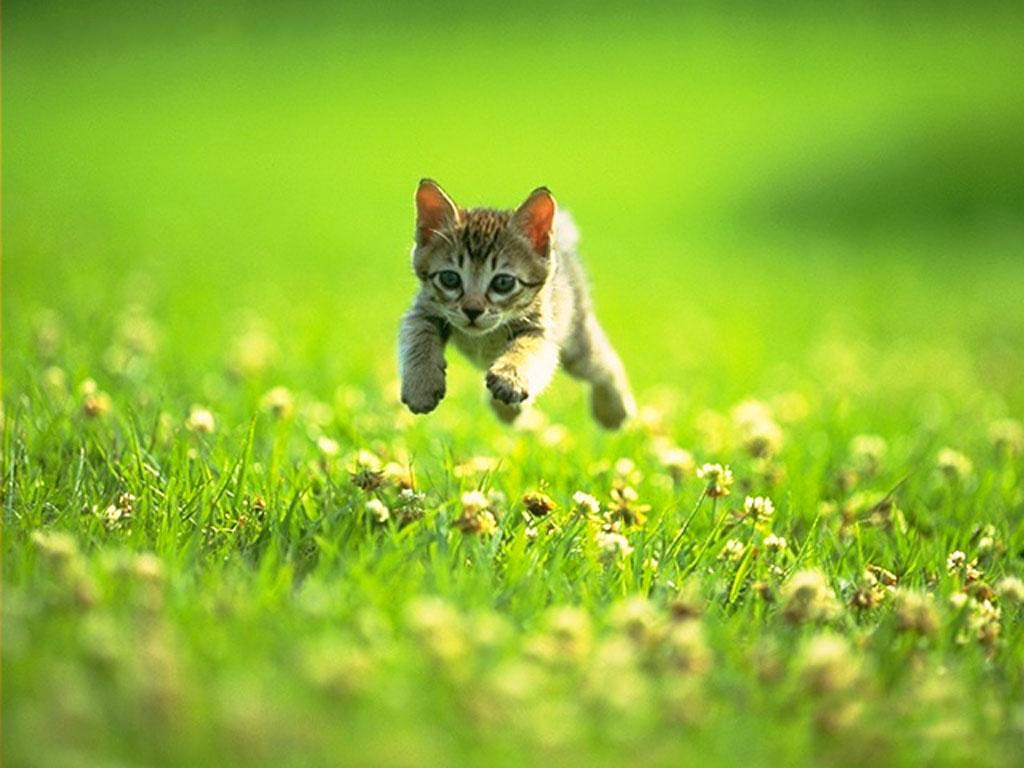
#> input picture image_processing/images/kitten.jpg, 1024 x 768 px, found by its file name
$ python Exercise3_analysis.py
#> lines starting #> are read from the running program, lines starting #| are printed output that depends on the picture; after the words box and inside, x2 and y2 are one past the last pixel; in counts of white or black regions, pixels touching at a corner belong together
def sobel_edge_detector(image, threshold):
    """
    Apply Sobel edge detection to a grayscale image.

    Parameters:
    image (numpy.ndarray): Input grayscale image array.

    Returns:
    numpy.ndarray: The gradient magnitude image after applying Sobel edge detection.
    """
    import numpy as np

    gradient_magnitude, gradient_angle = calculate_gradient(image)
    # Apply binary thresholding to the gradient magnitude
    binary_image = np.where(gradient_magnitude > threshold, 255, 0).astype(np.uint8)
    return binary_image
import numpy as np

def apply_convolution(image, kernel):
    """
    Apply convolution to a single-channel image with a given kernel.
    No use of cv2.filter2D.
    """
    # Ensure kernel is numpy array
    kernel = np.array(kernel)
    k_size = kernel.shape[0]
    pad = k_size // 2

    # Pad the image (zero padding chosen here)
    padded = np.pad(image, pad, mode='constant', constant_values=0)

    # Output image
    output = np.zeros_like(image, dtype=np.float32)

    # Convolution loop
    for i in range(image.shape[0]):
        for j in range(image.shape[1]):
            region = padded[i:i+k_size, j:j+k_size]
            output[i, j] = np.sum(region * kernel)

    # Clip to valid range and return uint8
    output = np.clip(output, 0, 255).astype(np.uint8)
    return output

def calculate_gradient(image):
    """
    Calculate the gradient magnitude of the input image using Sobel filters.

    Parameters:
    image (numpy.ndarray): Input grayscale image array.

    Returns:
    numpy.ndarray: The gradient magnitude image.
    """
    import numpy as np

    # Define Sobel filters
    sobel_filter_vert = np.array([[-1, 0, 1],
                                  [-2, 0, 2],
                                  [-1, 0, 1]], dtype=np.float32)
    sobel_filter_horz = np.array([[-1, -2, -1],
                                  [0, 0, 0],
                                  [1, 2, 1]], dtype=np.float32)

    # Apply Sobel filters to get gradients in x and y directions
    grad_x = apply_convolution(image, sobel_filter_vert)
    grad_y = apply_convolution(image, sobel_filter_horz)

    # Calculate gradient magnitude
    gradient_magnitude = np.sqrt(grad_x.astype(np.float32)**2 + grad_y.astype(np.float32)**2)

    # Clip to valid range and return uint8
    gradient_magnitude = np.clip(gradient_magnitude, 0, 255).astype(np.uint8)
    gradient_angle = np.arctan2(grad_y, grad_x)
    return gradient_magnitude,  gradient_angle

def edge_directional_map(image, direction_range):
    """
    Generate an edge directional map from a grayscale image.

    Parameters:
    image (numpy.ndarray): Input grayscale image array.
    threshold (float): Threshold value to filter weak edges.

    Returns:
    numpy.ndarray: The edge directional map with angles in degrees.
    """
    import numpy as np


    gradient_magnitude, gradient_angle = calculate_gradient(image)
    # Apply thresholding to the gradient magnitude
    edge_directional_map = np.where((gradient_angle > direction_range[0]) & (gradient_angle < direction_range[1]), 255, 0).astype(np.float32)
    return edge_directional_map


import cv2
import matplotlib.pyplot as plt

# Load the image as grayscale
image_path = 'C:\\Users\\Boone Pool\\CSC391\\image_processing\\images\\kitten.jpg'  # Replace with the path to your image
image = cv2.imread(image_path, cv2.IMREAD_GRAYSCALE)
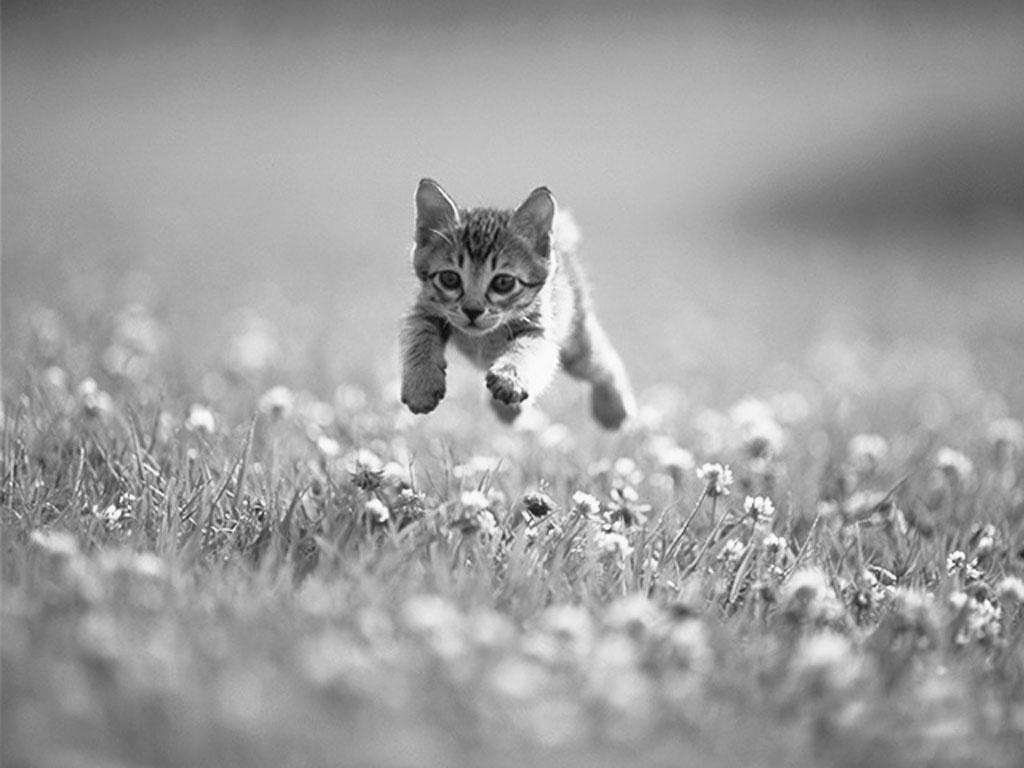
#> image: shape (768, 1024); min 8, max 255, mean 159.4

# Apply Sobel edge detector
threshold = 50  # Adjust threshold as needed
sobel_edges = sobel_edge_detector(image, threshold)
#> after the loop in apply_convolution (call 2), `for i in range(image.shape[0]):`:
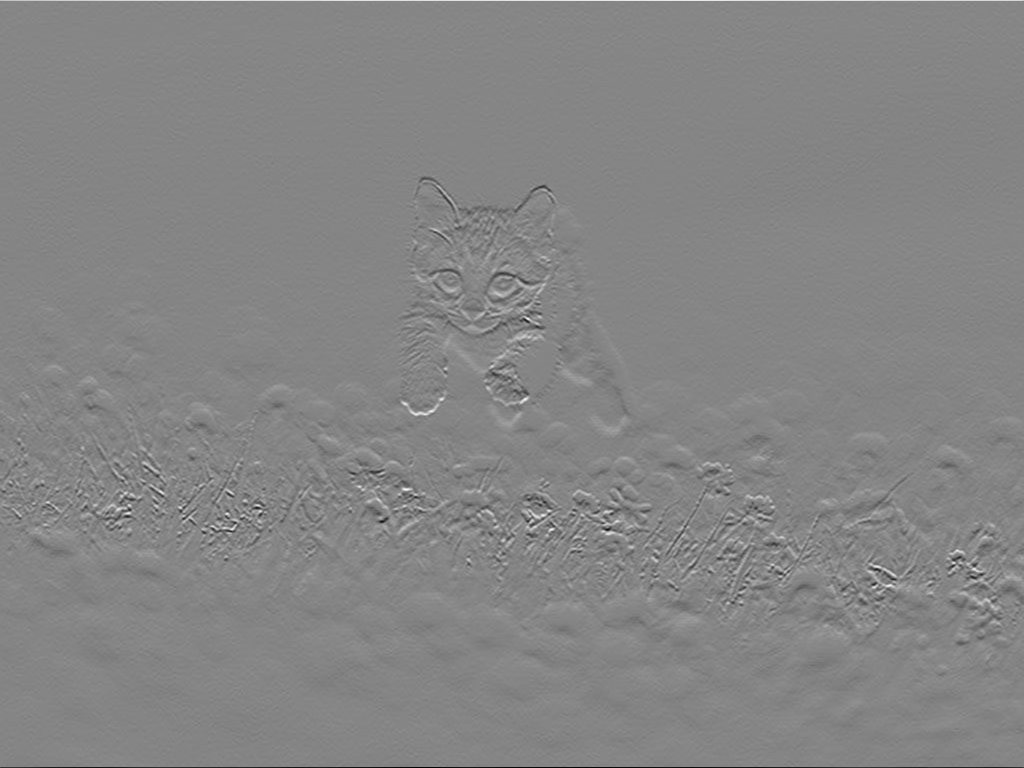
#> output: shape (768, 1024) float32; min -670, max 614, mean 0.1; drawn with min black and max white
#> in calculate_gradient, `gradient_angle = np.arctan2(grad_y, grad_x)`:
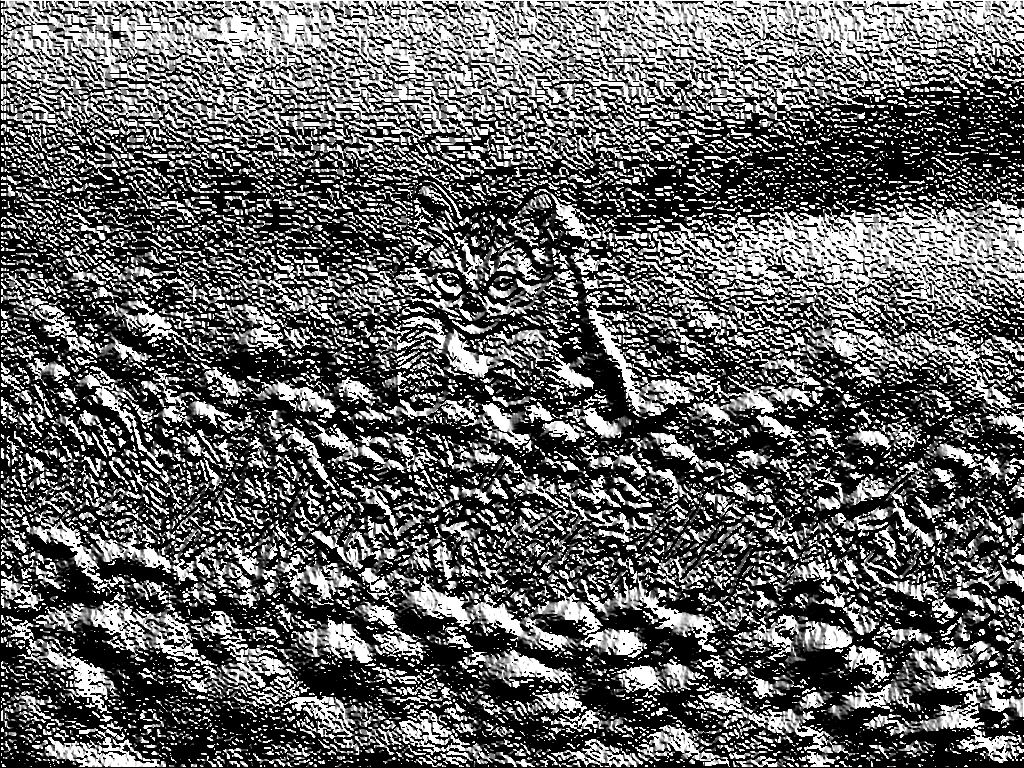
#> gradient_angle: shape (768, 1024) float16; min 0, max 1.57, mean 0.609; drawn with min black and max white
#> in sobel_edge_detector, `binary_image = np.where(gradient_magnitude > threshold, 255, 0).astype..`:
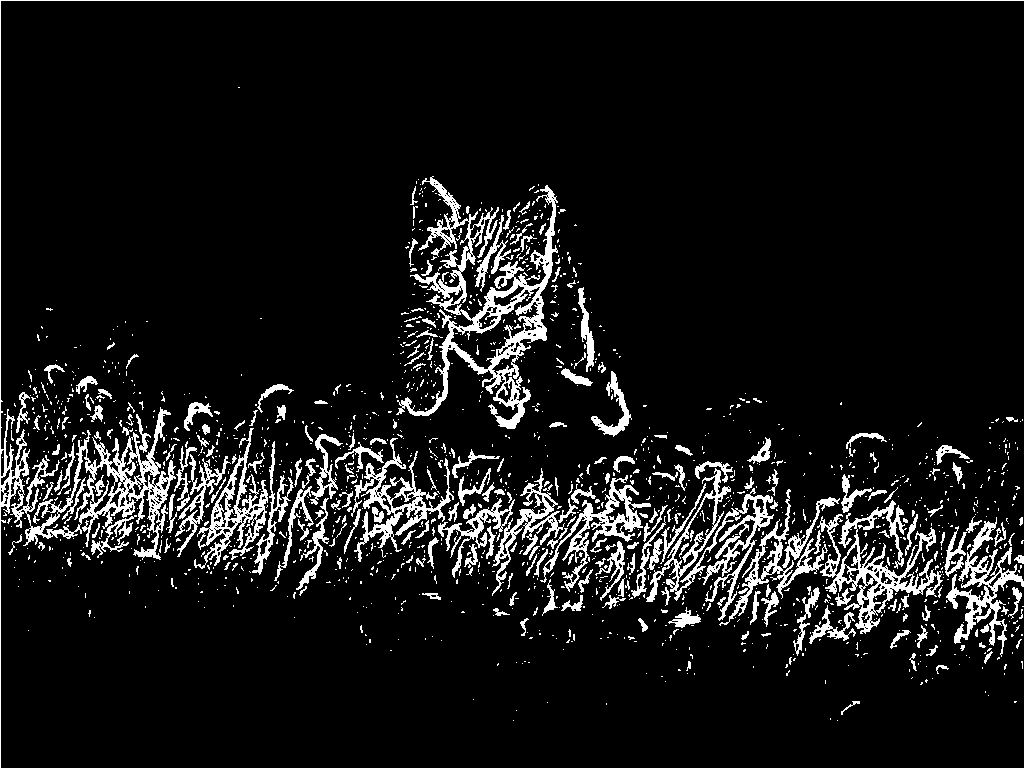
#> binary_image: shape (768, 1024); 8.7% white; 1570 white regions (1328 under 20 px), largest, box (x1, y1, x2, y2) and area: (396, 176, 558, 429) 8495, (0, 0, 1024, 768) 8479, (817, 500, 943, 634) 4214

# Apply directional edge detector for edges at roughly 45 degrees
direction_range = (np.pi / 4 - .05, np.pi / 4 + .05)
directional_edges = edge_directional_map(image, direction_range)
#> in edge_directional_map, `edge_directional_map = np.where((gradient_angle > direction_range[0]) ..`: edge_directional_map: shape (768, 1024) float32; 2.8% white in thin lines or dots

canny_edges = cv2.Canny(image, 100, 200)
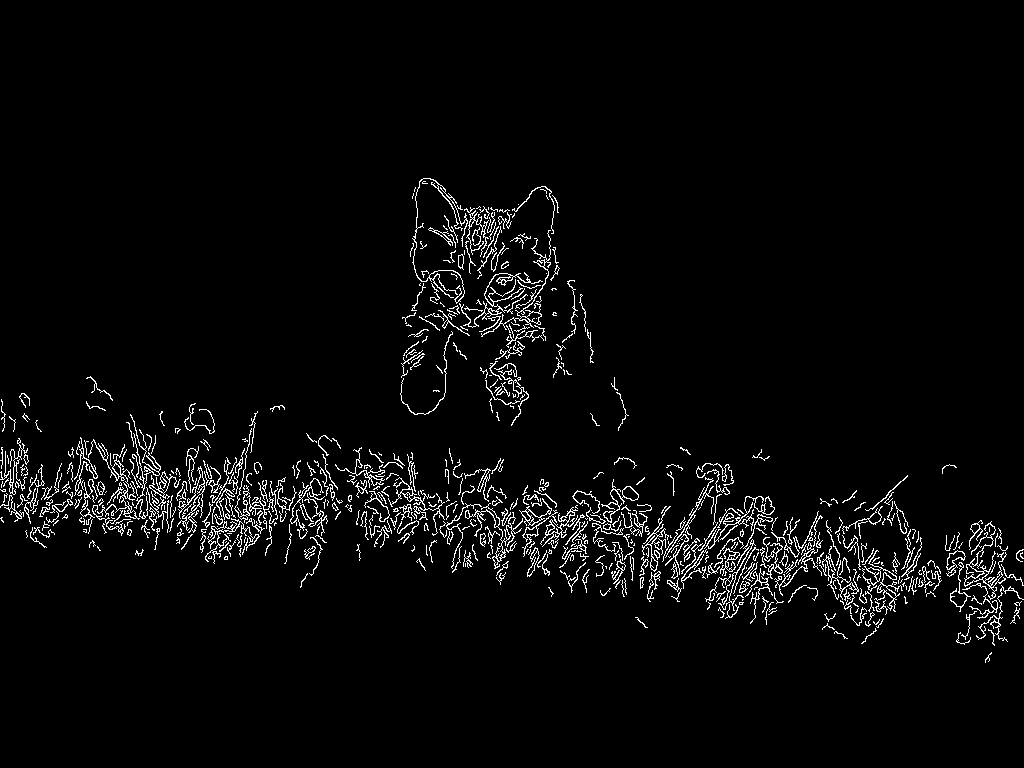
#> canny_edges: shape (768, 1024); 3.5% white in thin lines or dots, all inside (x1, y1, x2, y2) = (0, 178, 1024, 663)

# Display the results
plt.figure(figsize=(12, 8))
plt.subplot(1, 3, 1)
plt.title("Sobel Edge Detector")
plt.imshow(sobel_edges, cmap='gray')
plt.axis('off')

plt.subplot(1, 3, 2)
plt.title("Directional Edge Detector")
plt.imshow(directional_edges, cmap='gray')
plt.axis('off')

plt.subplot(1, 3, 3)
plt.title("Canny Edge Detector")
plt.imshow(canny_edges, cmap='gray')
plt.axis('off')

plt.tight_layout()
plt.show()
